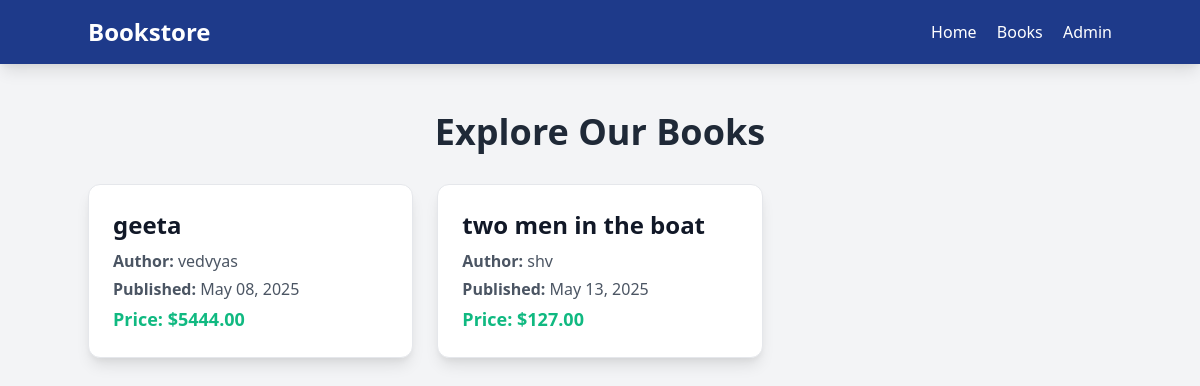
The page /books/ on the database its author committed.
### books/models.py (models this page shows, shortened)
class Book(models.Model):
    title = models.CharField(max_length=200)
    author = models.CharField(max_length=100)
    published_date = models.DateField()
    price = models.DecimalField(max_digits=6, decimal_places=2)
    is_visible = models.BooleanField(default=True)

### books/views.py (the view)
# urls.py: path('books/', views.BookListView.as_view(), name='book_list'),
class BookListView(ListView):
    model = Book
    template_name = 'books/book_list.html'
    context_object_name = 'books'
    def get_queryset(self):
        return Book.objects.filter(is_visible=True)

### books/templates/books/book_list.html (shortened to what this page needs)
{% extends "base.html" %}
{% load static %}
{% block content %}
    <nav class="bg-blue-900 text-white p-4 sticky top-0 z-50 shadow-lg">
        <div class="container mx-auto flex justify-between items-center">
            <a href="{% url 'books:home' %}" class="text-2xl font-bold">Bookstore</a>
            <div class="space-x-4">
                <a href="{% url 'books:home' %}" class="hover:text-green-400">Home</a>
                <a href="{% url 'books:book_list' %}" class="hover:text-green-400">Books</a>
                <a href="{% url 'admin:index' %}" class="hover:text-green-400">Admin</a>
            </div>
        </div>
    </nav>
    <div class="container mx-auto py-12">
        <h1 class="text-3xl sm:text-4xl font-extrabold text-gray-800 mb-8 text-center">Explore Our Books</h1>
        {% if books %}
            <div class="grid grid-cols-1 sm:grid-cols-2 lg:grid-cols-3 gap-6">
                {% for book in books %}
                    <div class="bg-white p-6 rounded-xl shadow-lg border border-gray-200 transform hover:scale-105 transition duration-300">
                        <h2 class="text-xl sm:text-2xl font-semibold text-gray-900 mb-2">
                            <a href="{% url 'books:book_detail' book.pk %}" class="hover:text-blue-900">
                                {{ book.title }}
                            </a>
                        </h2>
                        <p class="text-gray-600 mb-1"><strong>Author:</strong> {{ book.author }}</p>
                        <p class="text-gray-600 mb-1"><strong>Published:</strong> {{ book.published_date|date:"F d, Y" }}</p>
                        <p class="text-green-500 font-bold text-lg"><strong>Price:</strong> ${{ book.price }}</p>
                    </div>
                {% endfor %}
            </div>
        {% else %}
            <p class="text-gray-500 text-center text-lg">No books available at the moment.</p>
        {% endif %}
    </div>
{% endblock %}

### rows shown on the page
Book: title "geeta", author "vedvyas", published_date "May 08, 2025", price "5444.00"
Book: title "two men in the boat", author "shv", published_date "May 13, 2025", price "127.00"
